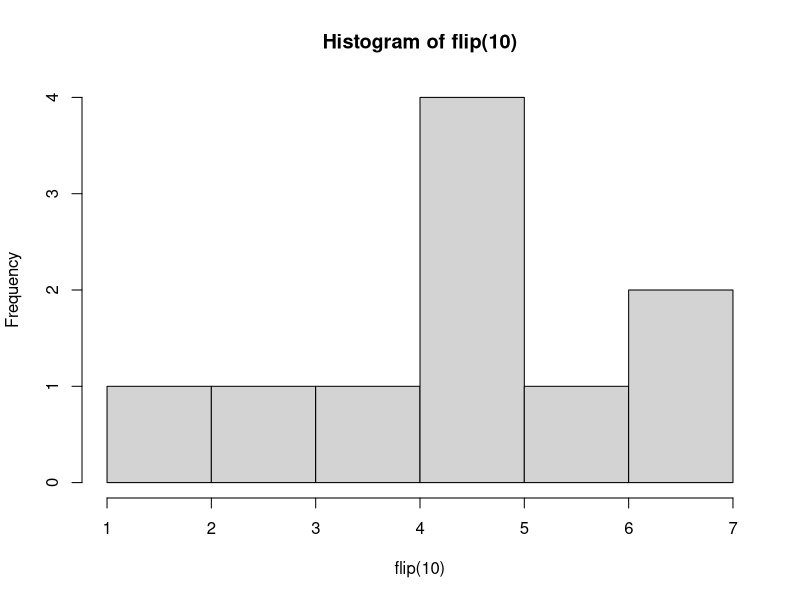
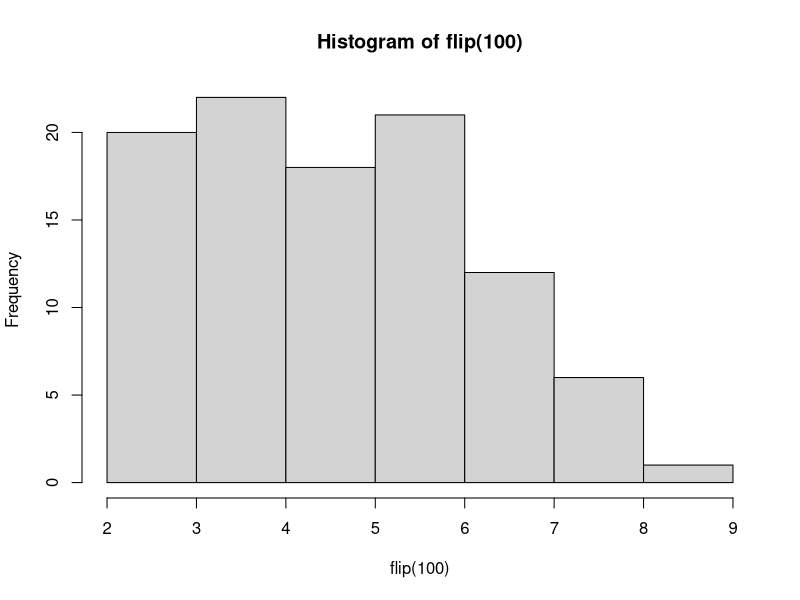
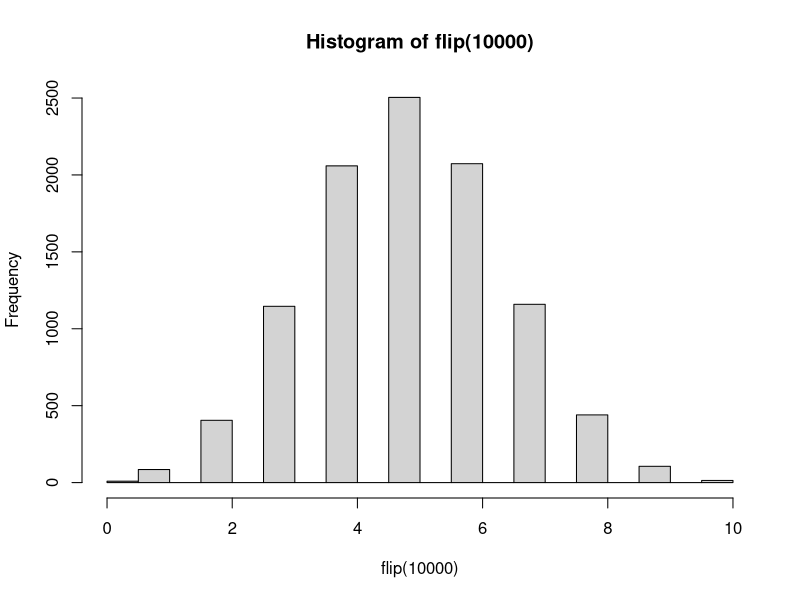
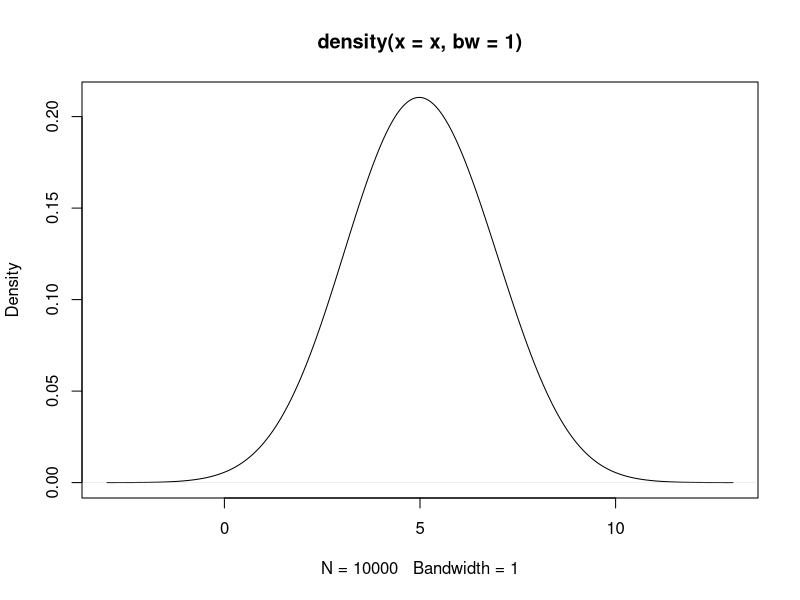

R code for these plots, in order: (Note: this script raises an error after producing the figures.)
#
# Week 6 - in-class problem sets
# # 

# problem sets

# own your solution try to do this on your own without the help of internet

#
# Create a vector, subset every other variable
x <- 1:100
x[seq(from = 1,to = length(x), by = 2)] # solution 1
x[c(FALSE, TRUE)] # solution 2
# greater than 20 - less than 50
x[x>20 & x<50] 

##
# create a random sample of 20 numbers (1:20)
# use the order function and other techniques to rearrange 
# the values
x=sample(1:10)
x; order(x)
x[order(x)]

##
# remove missing values from a vector
remove_na <- function(x) {
  x[!is.na(x)]
}
remove_na(c(1,4,2,NA,7,9,2,NA,1,2,3))


##
# Write a function that takes a numeric vector as input and returns 
# a logical vector indicating which elements are above the mean.
ab_mean <- function(vect){
  ave <- mean(vect,na.rm=T)
  vect > ave
}
ab_mean(1:10)

##
# Create sample, calculate mean, vector T/F above (T) or below (F) the mean
# determine with boolean values above or below the mean
x <- sample(x = 1:100, size = 50)
above = x > mean(x)
above
which(above) # which
x[which(above)] # indexing
x[above]

##
# Write a function that simulates 10 rolls of a 6-sided die and returns the 
# number of times each value was rolled. 
# tip - use sample
dice <- function(n){
  # roll dice
  roll <- sample(1:6, n, replace = TRUE)
  return(table(roll))
}
dice(10)

# create a DND dice with modifier
# 2d6 + mod = total
dnd_dice <- function(n, dice, mod){
  rolls = sample(1:dice, n, replace = TRUE)
  final = sum(rolls) + mod
  return(final)
}
dnd_dice(2, 6, 3)
dnd_dice(n=2, dice=20, mod=5)

##
# write a function that simulates 10 coin flips and sums up the number of heads
# fun this function n times
# tip use sample
flip <- function(n){
  # coin flip
  final <- NULL
  for (i in 1:n) {
    flip <- sample(0:1, 10, replace = TRUE) # 1 is heads
    tot <- sum(flip)
    final <- c(final,tot)
  }
  return(final)
}
hist(flip(10))
hist(flip(100))
hist(flip(10000))
x <- flip(10000)
d <- density(x, bw=1)
plot(d)
ablines(v=mean(x)+sd(x))


##
# Using a for loop, iterate through the numbers 1 to 100 and 
# print "fizz" if the number is divisible by 3, 
# "buzz" if divisible by 5, and "fizzbuzz" if divisible by both.
for (i in 1:100) {
  if( ((i %% 3) == 0) & ((i %% 5) == 0) ){
    print(paste(i,"fizzbuzz"))
  }else if((i %% 5) == 0){
    print(paste(i,"buzz"))
  } else if( (i %% 3 )== 0 ){
    print(paste(i,"fizz"))
  }
}

##
# Using if/else logic, write a function that takes a numeric 
# score as input and returns a letter grade ("A", "B", "C", "D", or "F")
grade <- function(score) {
  if (score >= 90) {
    return("A")
  } else if (score >= 80) {
    return("B") 
  } else if (score >= 70) {
    return("C")
  } else if (score >= 60) {
    return("D")
  } else {
    return("F")
  }
}

##
# Write a function that takes a vector as input and returns the vector reversed. Use indexing.
x[length(x):1]

## FIBONACCI
# write a function that will solve the nth number of the Fibonacci sequence
# In nature, the numbers and ratios in the sequence can be found in the patterns of petals of flowers, the whorls of a pine cone, and the leaves on stems. As the sequence continues, the ratios of the terms approach a number known as the golden ratio.
# https://planetmath.org/listoffibonaccinumbers
# Fn = Fn-2 + Fn-1
fib <- function(x){
  # start  with 1
  fall = c(1, 1) # really starts at 0
  # solve for nth part of sequence
  for (i in 2:x) {
    f = fall[i - 2] + fall[i - 1]
    fall = c(fall, f)
    # print(f)
  }
  return(fall)
}
# 50th point
f50 <- fib(50)
plot(f50)

##
# reverse text
?strsplit
stx <- strsplit("Matt", NULL)[[1]]
strev <- rev(stx)
paste(strev,collapse = '')

##
# Primality test
# write a function to detemine if any number is prime
# https://en.wikipedia.org/wiki/Primality_test
is_prime <- function(n){
  # 
  
}